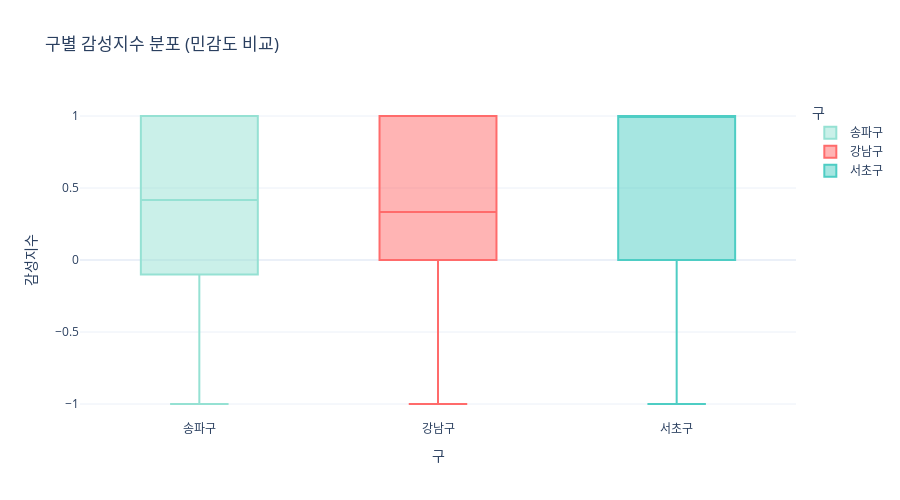

Write notebook code for a chart like this one.
### Markdown cell above
### 15-4. 구별 감성 분포 (박스플롯)

### Code cell
fig4 = px.box(
    news_df, x='region', y='sentiment_score', color='region',
    title='구별 감성지수 분포 (민감도 비교)',
    labels={'region': '구', 'sentiment_score': '감성지수'},
    color_discrete_map={'강남구': '#FF6B6B', '서초구': '#4ECDC4', '송파구': '#95E1D3'}
)
fig4.update_layout(template='plotly_white', height=500)
fig4.show()

### Figure 1 — Plotly figure (JSON) as saved in the notebook; plotly's stock layout.template omitted (floating-point values rounded to 4 significant figures; data arrays with more than 128 entries replaced by an {"elided": "..."} marker saying what was removed)
{"data": [{"alignmentgroup": "True", "hovertemplate": "구=%{x}<br>감성지수=%{y}<extra></extra>", "legendgroup": "송파구", "marker": {"color": "#95E1D3"}, "name": "송파구", "notched": false, "offsetgroup": "송파구", "orientation": "v", "showlegend": true, "type": "box", "x": ["송파구", "송파구", "송파구", "송파구", "송파구", "송파구", "송파구", "송파구", "송파구", "송파구", "송파구", "송파구", "송파구", "송파구", "송파구", "송파구", "송파구", "송파구", "송파구", "송파구", "송파구", "송파구", "송파구", "송파구", "송파구", "송파구", "송파구", "송파구", "송파구", "송파구", "송파구", "송파구", "송파구", "송파구", "송파구", "송파구", "송파구", "송파구", "송파구", "송파구", "송파구", "송파구", "송파구", "송파구", "송파구", "송파구", "송파구", "송파구", "송파구", "송파구", "송파구", "송파구", "송파구", "송파구", "송파구", "송파구", "송파구", "송파구", "송파구", "송파구", "송파구", "송파구", "송파구", "송파구", "송파구", "송파구", "송파구", "송파구", "송파구", "송파구", "송파구", "송파구", "송파구", "송파구", "송파구", "송파구", "송파구", "송파구", "송파구", "송파구", "송파구", "송파구", "송파구", "송파구", "송파구", "송파구", "송파구", "송파구"], "x0": " ", "xaxis": "x", "y": [-0.6, -0.5, -1.0, -0.2, -0.5, -1.0, -1.0, -1.0, 0.0, 1.0, 1.0, 0.0, 0.0, 0.0, -1.0, -0.3333, 1.0, 1.0, 0.3333, 1.0, 0.3333, 1.0, 1.0, 1.0, 1.0, 0.6, 1.0, 0.0, 0.3333, 1.0, 0.6, 0.0, 0.0, 1.0, 1.0, 1.0, 1.0, 0.0, 1.0, 1.0, -1.0, -1.0, 0.0, 0.1429, -1.0, 1.0, 1.0, 1.0, 1.0, 0.5, 1.0, 0.0, 1.0, 1.0, 1.0, 0.0, -0.3333, 1.0, 1.0, 0.0, 0.0, 0.6, 1.0, 1.0, -0.3333, -1.0, 1.0, 0.0, 0.3333, -1.0, 0.0, 0.0, 1.0, 1.0, 1.0, 1.0, 1.0, 1.0, -0.3333, -0.3333, 1.0, 1.0, 1.0, 0.0, -1.0, -0.2, 1.0, -0.5], "y0": " ", "yaxis": "y"}, {"alignmentgroup": "True", "hovertemplate": "구=%{x}<br>감성지수=%{y}<extra></extra>", "legendgroup": "강남구", "marker": {"color": "#FF6B6B"}, "name": "강남구", "notched": false, "offsetgroup": "강남구", "orientation": "v", "showlegend": true, "type": "box", "x": {"elided": "224 str values"}, "x0": " ", "xaxis": "x", "y": {"elided": "224 float values"}, "y0": " ", "yaxis": "y"}, {"alignmentgroup": "True", "hovertemplate": "구=%{x}<br>감성지수=%{y}<extra></extra>", "legendgroup": "서초구", "marker": {"color": "#4ECDC4"}, "name": "서초구", "notched": false, "offsetgroup": "서초구", "orientation": "v", "showlegend": true, "type": "box", "x": {"elided": "133 str values"}, "x0": " ", "xaxis": "x", "y": {"elided": "133 float values"}, "y0": " ", "yaxis": "y"}], "layout": {"boxmode": "overlay", "height": 500, "legend": {"title": {"text": "구"}, "tracegroupgap": 0}, "title": {"text": "구별 감성지수 분포 (민감도 비교)"}, "xaxis": {"anchor": "y", "categoryarray": ["송파구", "강남구", "서초구"], "categoryorder": "array", "domain": [0, 1], "title": {"text": "구"}}, "yaxis": {"anchor": "x", "domain": [0, 1], "title": {"text": "감성지수"}}}}
